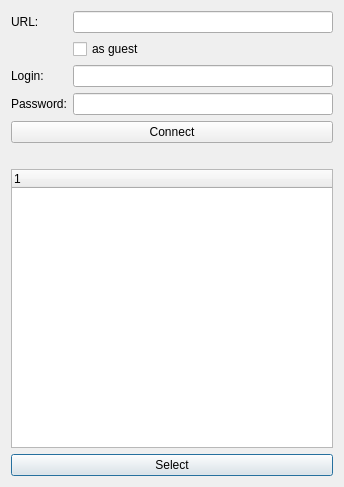
<?xml version="1.0" encoding="UTF-8"?>
<ui version="4.0">
 <class>NgwDialog</class>
 <widget class="QDialog" name="NgwDialog">
  <property name="windowModality">
   <enum>Qt::ApplicationModal</enum>
  </property>
  <property name="geometry">
   <rect>
    <x>0</x>
    <y>0</y>
    <width>344</width>
    <height>487</height>
   </rect>
  </property>
  <property name="windowTitle">
   <string>Select NextGIS Web resource</string>
  </property>
  <property name="modal">
   <bool>true</bool>
  </property>
  <layout class="QGridLayout" name="gridLayout">
   <item row="3" column="0">
    <widget class="QTreeWidget" name="tree_reses">
     <property name="verticalScrollMode">
      <enum>QAbstractItemView::ScrollPerPixel</enum>
     </property>
     <column>
      <property name="text">
       <string notr="true">1</string>
      </property>
     </column>
    </widget>
   </item>
   <item row="7" column="0">
    <widget class="QPushButton" name="but_select">
     <property name="text">
      <string>Select</string>
     </property>
    </widget>
   </item>
   <item row="1" column="0">
    <widget class="QPushButton" name="but_connect">
     <property name="text">
      <string>Connect</string>
     </property>
    </widget>
   </item>
   <item row="2" column="0">
    <widget class="QLabel" name="lab_spacer">
     <property name="text">
      <string/>
     </property>
    </widget>
   </item>
   <item row="0" column="0">
    <layout class="QGridLayout" name="lay_grid">
     <item row="3" column="1">
      <widget class="QLineEdit" name="edit_login"/>
     </item>
     <item row="0" column="0">
      <widget class="QLabel" name="lab_url">
       <property name="text">
        <string>URL:</string>
       </property>
      </widget>
     </item>
     <item row="3" column="0">
      <widget class="QLabel" name="lab_login">
       <property name="text">
        <string>Login:</string>
       </property>
      </widget>
     </item>
     <item row="4" column="1">
      <widget class="QLineEdit" name="edit_password">
       <property name="echoMode">
        <enum>QLineEdit::Password</enum>
       </property>
      </widget>
     </item>
     <item row="4" column="0">
      <widget class="QLabel" name="lab_password">
       <property name="text">
        <string>Password:</string>
       </property>
      </widget>
     </item>
     <item row="2" column="1">
      <widget class="QCheckBox" name="checkb_guest">
       <property name="text">
        <string>as guest</string>
       </property>
      </widget>
     </item>
     <item row="0" column="1">
      <widget class="QLineEdit" name="edit_url"/>
     </item>
    </layout>
   </item>
  </layout>
 </widget>
 <layoutdefault spacing="6" margin="11"/>
 <resources/>
 <connections/>
</ui>
